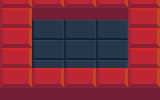

This game map was drawn from its Tiled (.tmx) file and the tilesets committed beside it. A one-line description and the full map source follow:
An orthogonal 5x5 tile map with 32x20 px tiles, 1 tile layer (Tile_Data).

<map version="1.0" orientation="orthogonal" renderorder="right-down" width="5" height="5" tilewidth="32" tileheight="20" nextobjectid="1">
 <tileset firstgid="1" name="Tileset" tilewidth="32" tileheight="32" tilecount="144" columns="12">
  <image source="../../Resources/Graphics/World/Tileset.png" width="384" height="384" />
 </tileset>
 <layer name="Tile_Data" width="5" height="5">
  <data encoding="csv">
2,2,2,2,2,
2,1,1,1,2,
2,1,1,1,2,
2,1,1,1,2,
2,2,2,2,2
</data>
 </layer>
 <objectgroup name="Meta_Data" />
</map>